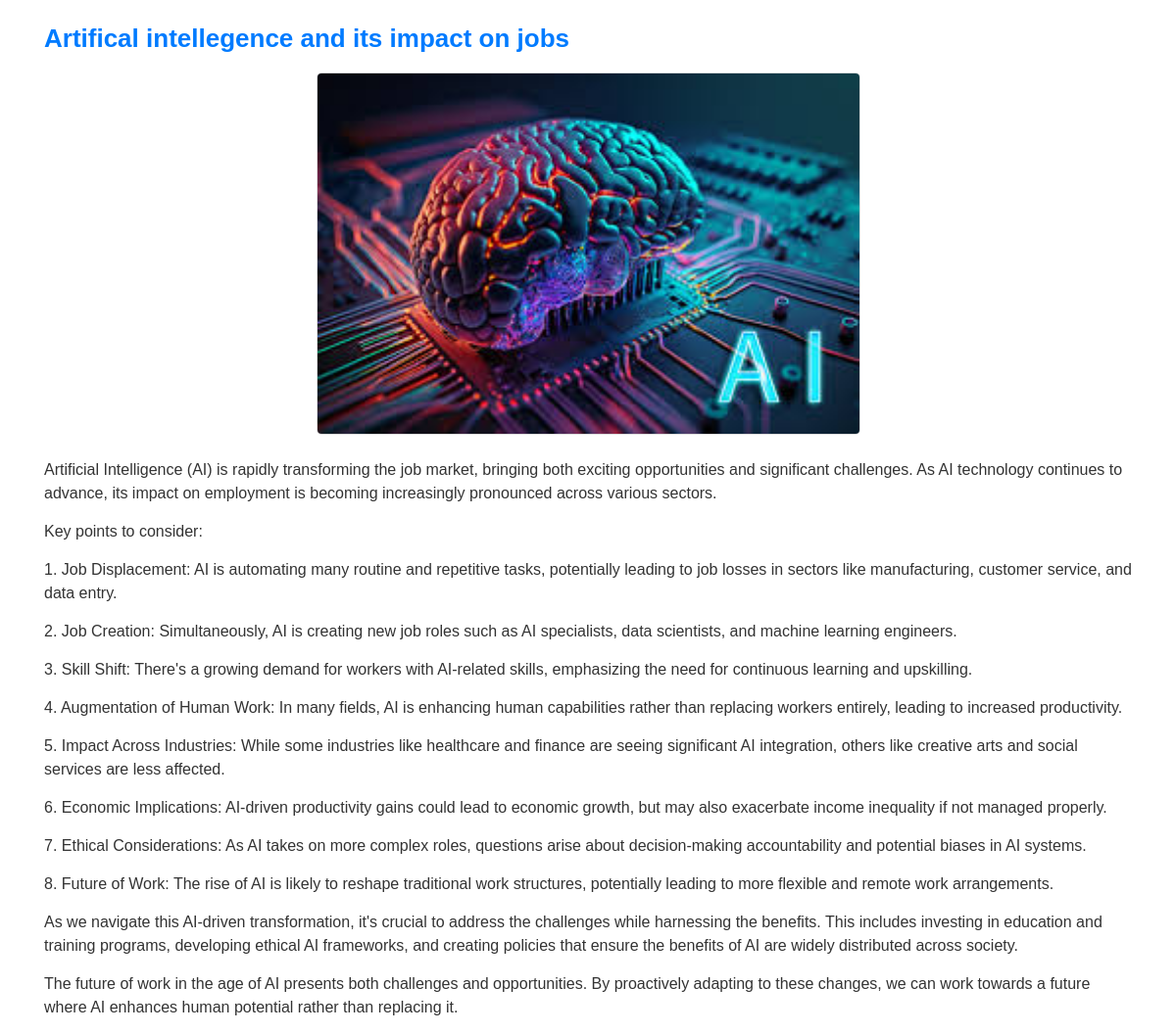
The app's page /post/2/ with its own data.
### cms/models.py (models this page shows, shortened)
class Post(models.Model):
    topic = models.CharField(max_length=200, choices=TOPIC_CHOICES)
    title = models.CharField(max_length=200)
    created_on = models.DateTimeField(auto_now=True)
    author = models.ForeignKey(User, on_delete=models.CASCADE)
    content = models.TextField()
    image = models.ImageField(upload_to='main_images/', null=True, blank=True)

### cms/views.py (the view)
# urls.py: path('post/<int:pk>/', views.PostDetailView.as_view(), name='post-detail'),
class PostDetailView(DetailView):
    model = Post
    template_name = 'index.html'
    context_object_name = 'post'

### cms/templates/index.html (shortened to what this page needs)
<!DOCTYPE html>
<html lang="en">
<head>
    <link href="https://stackpath.bootstrapcdn.com/bootstrap/4.5.2/css/bootstrap.min.css" rel="stylesheet">
</head>
<body>
    <div class="container">
        <div class="post">
            <div class="post-title">{{ post.title }}</div>
            <div class="post-image">
                <img src="{{ post.image.url }}" alt="Image for {{ post.title }}">
            </div>
            <div class="post-content mt-4">
                {{ post.content|linebreaks }}
            </div>
        </div>
    </div>
</body>
</html>

### cms/templates/index.html (style rules this page uses)
body { font-family: Arial, sans-serif; }
.post { margin-top: 20px; }
.post-image img { width: 50%; height: auto; border: 1px solid #ddd; border-radius: 5px; display: block; margin: 0 auto; }
.post-title { font-size: 26px; font-weight: bold; margin-bottom: 15px; color: #007bff; }
.post-content { color: #333; }
.post-content p { margin-bottom: 15px; }

### records on screen
Post: title "Artifical intellegence and its impact on jobs", image (picture), content "Artificial Intelligence (AI) is rapidly transforming the job market, bringing both exciting opportunities and significant challenges. As AI technology continues to advance, its impact on employment is becoming increasingly pronounced across various sectors. Key points to consider: 1. Job Displacement: AI is automating many routine and repetitive tasks, potentially leading to job losses in sectors like manufacturing, customer service, and data entry. 2. Job Creation: Simultaneously, AI is creating new job roles such as AI specialists, data scientists, and machine learning engineers. 3. Skill Shift: There's a growing demand for workers with AI-related skills, emphasizing the need for…"
